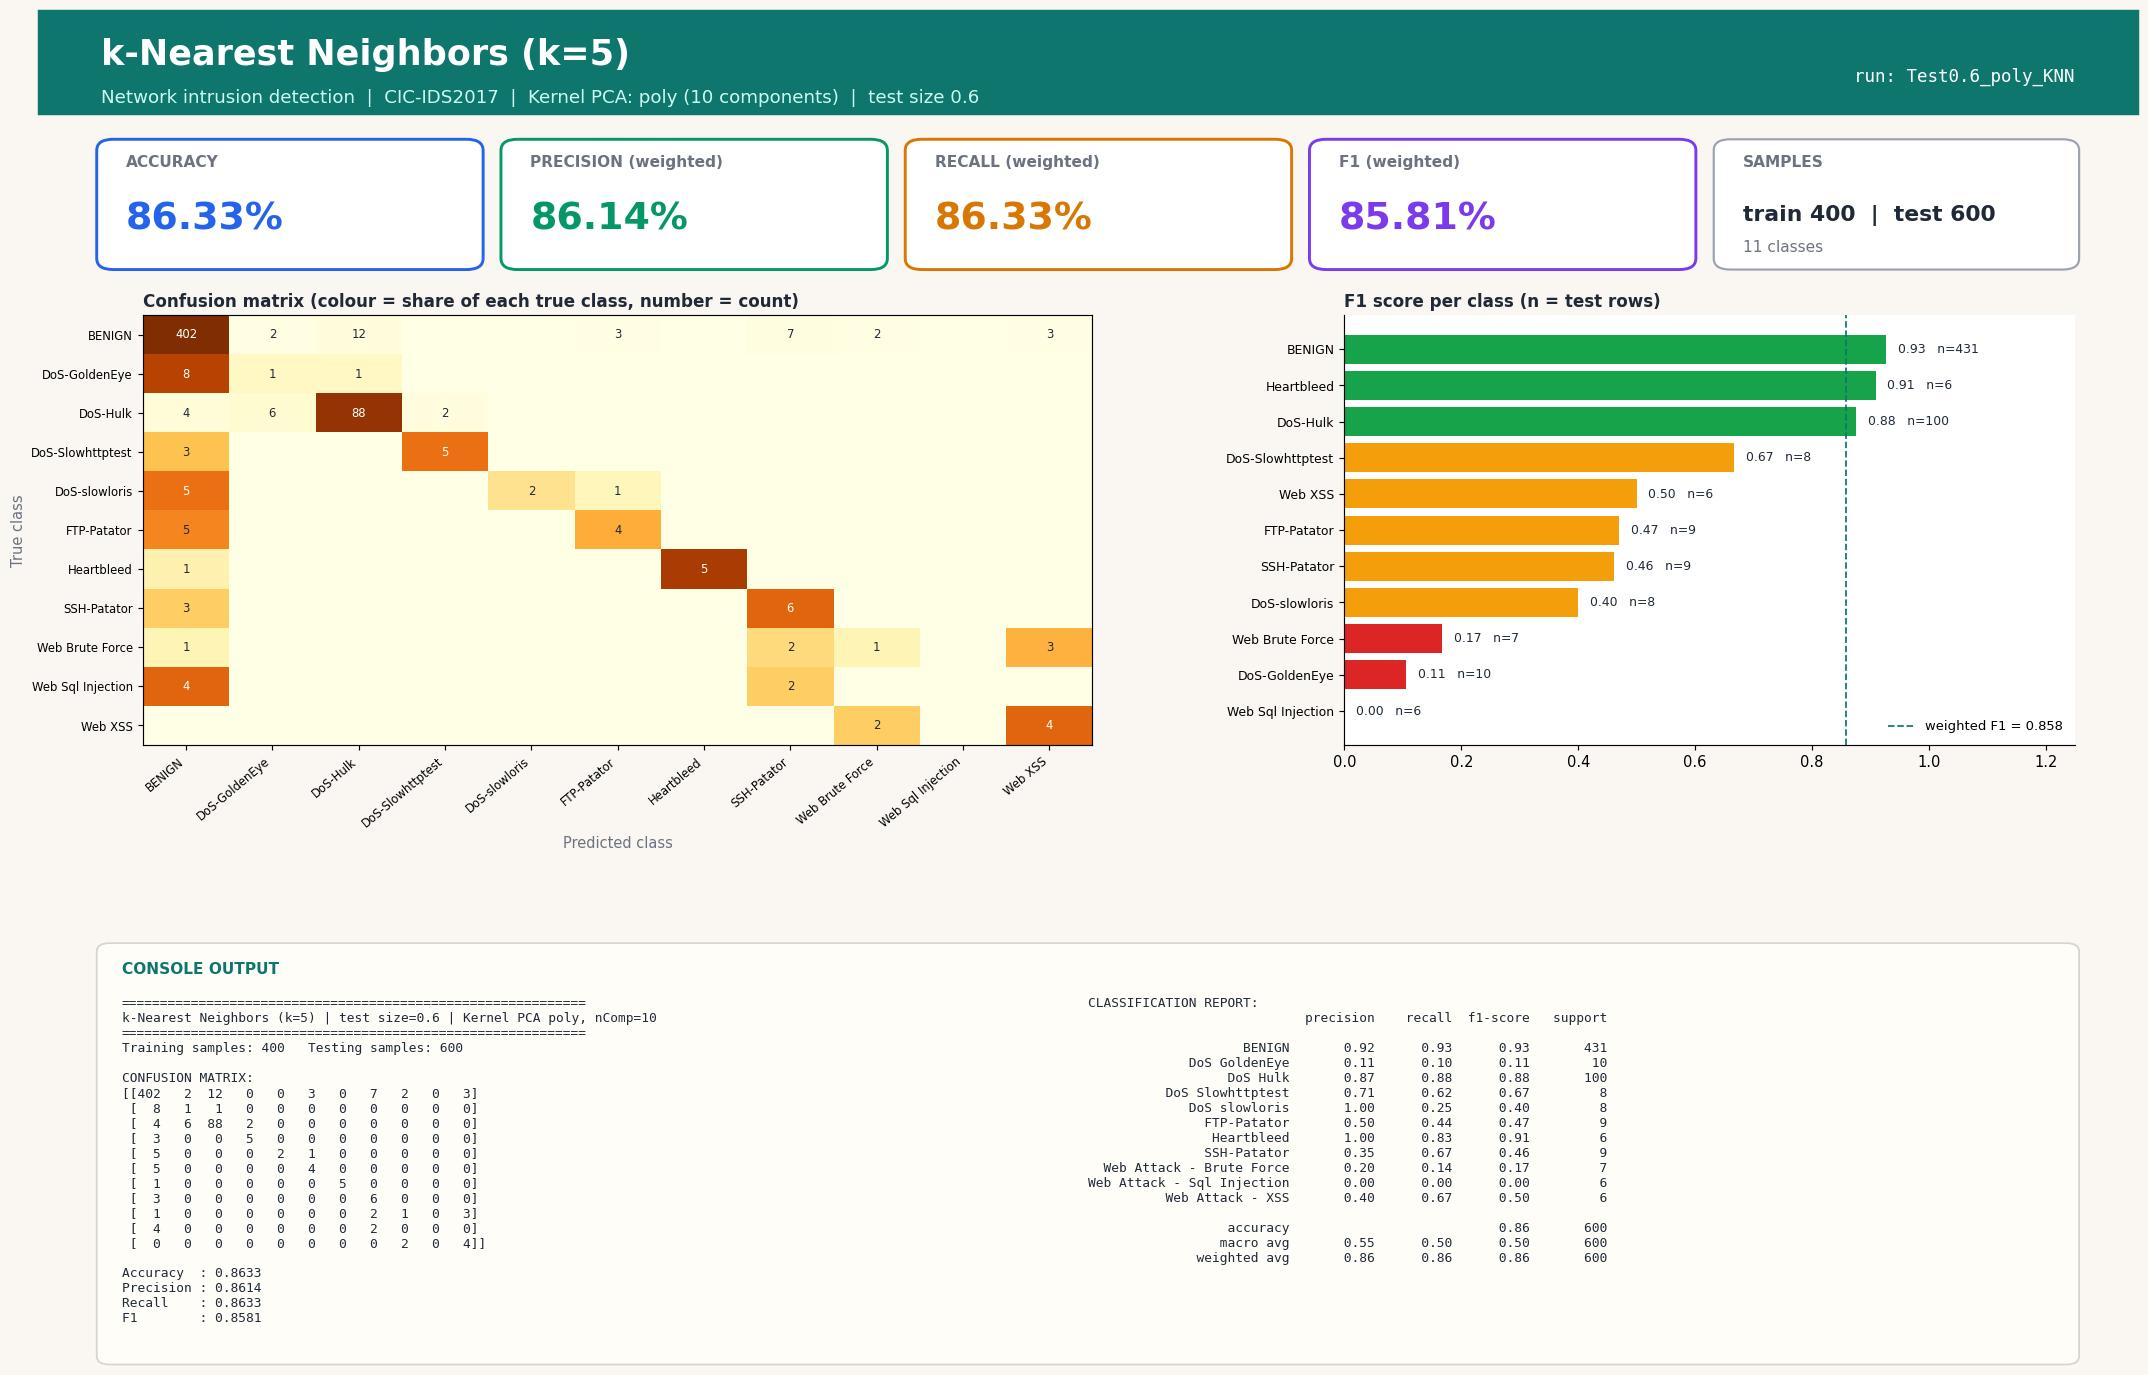

Write the Python code that produced this figure.
#!/usr/bin/env python3
"""k-Nearest Neighbors (k=5) | Test size 0.6 | Kernel PCA kernel=poly, n_components=10
CIC-IDS2017 (Tue+Wed+Thu-morning) 1000-row stratified sample.
Run in any IDE (Spyder / VS Code / PyCharm / Jupyter): open the file and press Run, no arguments needed.
Saves next to this file: 'Test0.6_poly_KNN.jpg' - one image with the console output (confusion matrix, metrics, classification report) plus charts."""
import json, os
import numpy as np
import matplotlib.pyplot as plt
from sklearn.decomposition import KernelPCA
from sklearn.neighbors import KNeighborsClassifier
from sklearn.metrics import (accuracy_score, classification_report, confusion_matrix,
                             f1_score, precision_score, recall_score)
from sklearn.model_selection import train_test_split
from sklearn.preprocessing import StandardScaler

TEST_SIZE, KERNEL, N_COMP, ALG, ALG_NAME = 0.6, "poly", 10, "KNN", "k-Nearest Neighbors (k=5)"
try:
    HERE = os.path.dirname(os.path.abspath(__file__))
except NameError:                      # Jupyter / interactive console
    HERE = os.getcwd()
def _find_root():                      # folder that contains data/sample.npz (works from any working directory)
    for p in (HERE, os.path.join(HERE, ".."), os.path.join(HERE, "..", ".."), os.getcwd()):
        if os.path.exists(os.path.join(p, "data", "sample.npz")):
            return os.path.abspath(p)
    raise FileNotFoundError("data/sample.npz not found - run prepare_data.py or keep the repo folder structure")
ROOT = _find_root()
tag = f"Test{TEST_SIZE}_{KERNEL}_{ALG}"

# 1. LOAD cached, cleaned sample (see prepare_data.py)
d = np.load(os.path.join(ROOT, "data", "sample.npz"), allow_pickle=True)
X, y, class_names = d["X"], d["y"], [str(c).replace("�", "-") for c in d["classes"]]

# 2. SPLIT
X_train, X_test, y_train, y_test = train_test_split(
    X, y, test_size=TEST_SIZE, random_state=42, stratify=y)

# 3. SCALE (fit on train only)
scaler = StandardScaler()
X_train = scaler.fit_transform(X_train); X_test = scaler.transform(X_test)

# 4. DIMENSIONALITY REDUCTION: Kernel PCA (fit on train only; gamma = sklearn default 1/n_features)
kpca = KernelPCA(n_components=N_COMP, kernel=KERNEL, random_state=0)
X_train = kpca.fit_transform(X_train); X_test = kpca.transform(X_test)

# 5. CLASSIFIER
classifier = KNeighborsClassifier(n_neighbors=5)
classifier.fit(X_train, y_train)
y_pred = classifier.predict(X_test)

# 6. METRICS
labels = np.arange(len(class_names))
cm = confusion_matrix(y_test, y_pred, labels=labels)
res = dict(test_size=TEST_SIZE, kernel=KERNEL, n_components=N_COMP, algorithm=ALG, model=ALG_NAME,
           n_train=int(len(y_train)), n_test=int(len(y_test)),
           accuracy=accuracy_score(y_test, y_pred),
           precision=precision_score(y_test, y_pred, average="weighted", zero_division=0),
           recall=recall_score(y_test, y_pred, average="weighted", zero_division=0),
           f1=f1_score(y_test, y_pred, average="weighted", zero_division=0))
report = classification_report(y_test, y_pred, labels=labels, target_names=class_names, zero_division=0)
lines = ["=" * 60, f"{ALG_NAME} | test size={TEST_SIZE} | Kernel PCA {KERNEL}, nComp={N_COMP}", "=" * 60,
         f"Training samples: {len(y_train)}   Testing samples: {len(y_test)}", "", "CONFUSION MATRIX:", np.array2string(cm), ""]
for k in ("accuracy", "precision", "recall", "f1"): lines.append(f"{k.capitalize():10s}: {res[k]:.4f}")
lines += ["", "CLASSIFICATION REPORT:", report]
console_output = "\n".join(lines); print(console_output)

# 7. VISUAL OUTPUT: ONE report-style image (banner, KPI cards, charts, console output) - real results only
from matplotlib.patches import FancyBboxPatch, Rectangle
short = [c.replace("Web Attack - ", "Web ").replace("DoS ", "DoS-") for c in class_names]
rep = classification_report(y_test, y_pred, labels=labels, target_names=class_names, zero_division=0, output_dict=True)
cmn = cm / np.maximum(cm.sum(axis=1, keepdims=True), 1)          # row-normalised = per-class recall
INK, MUTED, BG, ACC = "#1f2937", "#6b7280", "#faf7f2", "#0f766e"
fig = plt.figure(figsize=(20, 13.2), dpi=105, facecolor=BG)
fig.add_artist(Rectangle((0, 0.925), 1, 0.075, transform=fig.transFigure, color=ACC, zorder=0))
fig.text(0.03, 0.968, f"{ALG_NAME}", fontsize=24, fontweight="bold", color="white", va="center")
fig.text(0.03, 0.937, f"Network intrusion detection  |  CIC-IDS2017  |  Kernel PCA: {KERNEL} ({N_COMP} components)  |  test size {TEST_SIZE}",
         fontsize=12.5, color="#ccfbf1", va="center")
fig.text(0.97, 0.952, f"run: {tag}", fontsize=12, color="white", ha="right", va="center", family="monospace")

# KPI cards
cards = [("ACCURACY", res["accuracy"], "#2563eb"), ("PRECISION (weighted)", res["precision"], "#059669"),
         ("RECALL (weighted)", res["recall"], "#d97706"), ("F1 (weighted)", res["f1"], "#7c3aed")]
for i, (lab, v, col) in enumerate(cards):
    x0 = 0.03 + i * 0.1925
    fig.add_artist(FancyBboxPatch((x0, 0.815), 0.18, 0.09, boxstyle="round,pad=0.002,rounding_size=0.008", transform=fig.transFigure,
                                  facecolor="white", edgecolor=col, linewidth=2))
    fig.text(x0 + 0.012, 0.887, lab, fontsize=10.5, color=MUTED, fontweight="bold")
    fig.text(x0 + 0.012, 0.842, f"{v * 100:.2f}%", fontsize=26, color=col, fontweight="bold")
fig.add_artist(FancyBboxPatch((0.80, 0.815), 0.17, 0.09, boxstyle="round,pad=0.002,rounding_size=0.008", transform=fig.transFigure,
                              facecolor="white", edgecolor="#9ca3af", linewidth=1.5))
fig.text(0.812, 0.887, "SAMPLES", fontsize=10.5, color=MUTED, fontweight="bold")
fig.text(0.812, 0.848, f"train {res['n_train']}  |  test {res['n_test']}", fontsize=15, color=INK, fontweight="bold")
fig.text(0.812, 0.826, f"{len(class_names)} classes", fontsize=10.5, color=MUTED)

gs = fig.add_gridspec(1, 2, left=0.05, right=0.97, top=0.78, bottom=0.47, wspace=0.30, width_ratios=[1.3, 1])
ax1 = fig.add_subplot(gs[0, 0]); ax2 = fig.add_subplot(gs[0, 1])
for ax in (ax1, ax2): ax.set_facecolor("white")
im = ax1.imshow(cmn, cmap="YlOrBr", vmin=0, vmax=1, aspect="auto")
ax1.set_xticks(labels); ax1.set_yticks(labels); ax1.set_xticklabels(short, rotation=40, ha="right", fontsize=8); ax1.set_yticklabels(short, fontsize=8)
ax1.set_title("Confusion matrix (colour = share of each true class, number = count)", loc="left", fontsize=11.5, color=INK, fontweight="bold")
ax1.set_xlabel("Predicted class", color=MUTED); ax1.set_ylabel("True class", color=MUTED)
for a_ in labels:
    for b_ in labels:
        if cm[a_, b_]: ax1.text(b_, a_, cm[a_, b_], ha="center", va="center", fontsize=8, color="white" if cmn[a_, b_] > 0.6 else INK)
f1s = [rep[c]["f1-score"] for c in class_names]; sup = [int(rep[c]["support"]) for c in class_names]
order = np.argsort(f1s)
cols = ["#dc2626" if f1s[i] < 0.34 else "#f59e0b" if f1s[i] < 0.67 else "#16a34a" for i in order]
ax2.barh(range(len(order)), [f1s[i] for i in order], color=cols)
ax2.set_yticks(range(len(order))); ax2.set_yticklabels([short[i] for i in order], fontsize=8.5); ax2.set_xlim(0, 1.25)
ax2.set_title("F1 score per class (n = test rows)", loc="left", fontsize=11.5, color=INK, fontweight="bold")
for k, i in enumerate(order): ax2.text(f1s[i] + 0.02, k, f"{f1s[i]:.2f}   n={sup[i]}", va="center", fontsize=8.5, color=INK, zorder=5, bbox=dict(facecolor="white", edgecolor="none", pad=1))
for sp in ("top", "right"): ax2.spines[sp].set_visible(False)
ax2.axvline(res["f1"], color=ACC, ls="--", lw=1.2, label=f"weighted F1 = {res['f1']:.3f}"); ax2.legend(loc="lower right", fontsize=9, frameon=False)

# console output panel (same text that is printed to the console)
fig.add_artist(FancyBboxPatch((0.03, 0.025), 0.94, 0.30, boxstyle="round,pad=0.002,rounding_size=0.006", transform=fig.transFigure,
                              facecolor="#fffdf8", edgecolor="#d6d3d1", linewidth=1.2))
fig.text(0.04, 0.305, "CONSOLE OUTPUT", fontsize=10.5, color=ACC, fontweight="bold")
split_at = lines.index("CLASSIFICATION REPORT:")
fig.text(0.04, 0.288, "\n".join(lines[:split_at]), family="monospace", fontsize=8.8, color=INK, va="top")
fig.text(0.50, 0.288, "\n".join(lines[split_at:]), family="monospace", fontsize=8.8, color=INK, va="top")
plt.savefig(os.path.join(HERE, tag + ".jpg"), format="jpg", bbox_inches="tight", facecolor=BG)
if os.environ.get("ACN_NO_SHOW") != "1": plt.show()   # IDEs display the image; run_all.py disables this
plt.close()

os.makedirs(os.path.join(ROOT, "results", "json"), exist_ok=True)
with open(os.path.join(ROOT, "results", "json", tag + ".json"), "w") as f: json.dump(res, f)
